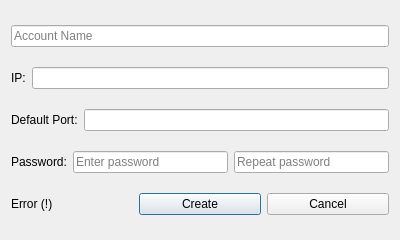
<?xml version="1.0" encoding="UTF-8"?>
<ui version="4.0">
 <class>DialogNewAccount</class>
 <widget class="QDialog" name="DialogNewAccount">
  <property name="windowModality">
   <enum>Qt::ApplicationModal</enum>
  </property>
  <property name="geometry">
   <rect>
    <x>0</x>
    <y>0</y>
    <width>400</width>
    <height>240</height>
   </rect>
  </property>
  <property name="minimumSize">
   <size>
    <width>380</width>
    <height>240</height>
   </size>
  </property>
  <property name="maximumSize">
   <size>
    <width>400</width>
    <height>240</height>
   </size>
  </property>
  <property name="windowTitle">
   <string>New Account</string>
  </property>
  <layout class="QVBoxLayout" name="verticalLayout">
   <item>
    <widget class="QLineEdit" name="lineEditUsername">
     <property name="text">
      <string/>
     </property>
     <property name="placeholderText">
      <string>Account Name</string>
     </property>
    </widget>
   </item>
   <item>
    <layout class="QHBoxLayout" name="horizontalLayoutIp">
     <item>
      <widget class="QLabel" name="labelIp">
       <property name="text">
        <string>IP:</string>
       </property>
      </widget>
     </item>
     <item>
      <widget class="QLineEdit" name="lineEditIp">
       <property name="text">
        <string/>
       </property>
       <property name="placeholderText">
        <string/>
       </property>
      </widget>
     </item>
    </layout>
   </item>
   <item>
    <layout class="QHBoxLayout" name="horizontalLayoutPort">
     <item>
      <widget class="QLabel" name="labelPort">
       <property name="text">
        <string>Default Port:</string>
       </property>
      </widget>
     </item>
     <item>
      <widget class="QLineEdit" name="lineEditPort"/>
     </item>
    </layout>
   </item>
   <item>
    <layout class="QHBoxLayout" name="horizontalLayoutPassword">
     <item>
      <widget class="QLabel" name="labelPassword">
       <property name="text">
        <string>Password:</string>
       </property>
      </widget>
     </item>
     <item>
      <widget class="QLineEdit" name="lineEditPassword">
       <property name="inputMask">
        <string/>
       </property>
       <property name="text">
        <string/>
       </property>
       <property name="echoMode">
        <enum>QLineEdit::Password</enum>
       </property>
       <property name="placeholderText">
        <string>Enter password</string>
       </property>
      </widget>
     </item>
     <item>
      <widget class="QLineEdit" name="lineEditPasswordRepeat">
       <property name="echoMode">
        <enum>QLineEdit::Password</enum>
       </property>
       <property name="placeholderText">
        <string>Repeat password</string>
       </property>
      </widget>
     </item>
    </layout>
   </item>
   <item>
    <layout class="QHBoxLayout" name="horizontalLayout">
     <item>
      <widget class="QLabel" name="labelError">
       <property name="text">
        <string>Error (!)</string>
       </property>
      </widget>
     </item>
     <item>
      <widget class="QPushButton" name="pushButtonCreate">
       <property name="text">
        <string>Create</string>
       </property>
       <property name="default">
        <bool>true</bool>
       </property>
      </widget>
     </item>
     <item>
      <widget class="QPushButton" name="pushButtonCancel">
       <property name="text">
        <string>Cancel</string>
       </property>
       <property name="default">
        <bool>false</bool>
       </property>
      </widget>
     </item>
    </layout>
   </item>
  </layout>
 </widget>
 <resources/>
 <connections/>
</ui>
